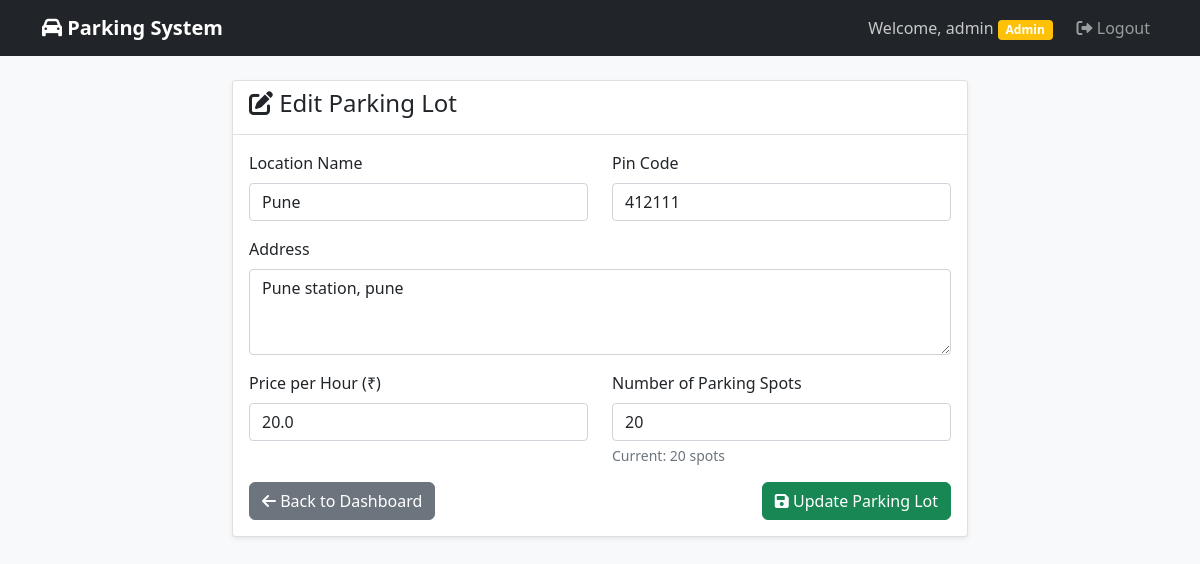
Page /admin/edit_lot/1 (signed in) on the committed database.
### models.py (models this page shows, shortened)
class User(UserMixin, db.Model):
    __tablename__ = 'users'
    id = db.Column(db.Integer, primary_key=True)
    username = db.Column(db.String(80), unique=True, nullable=False)
    email = db.Column(db.String(120), unique=True, nullable=False)
    password_hash = db.Column(db.String(128), nullable=False)
    phone = db.Column(db.String(15))
    is_admin = db.Column(db.Boolean, default=False)
    created_at = db.Column(db.DateTime, default=datetime.utcnow)
    reservations = db.relationship('Reservation', backref='user', lazy=True)

class ParkingLot(db.Model):
    __tablename__ = 'parking_lots'
    id = db.Column(db.Integer, primary_key=True)
    prime_location_name = db.Column(db.String(100), nullable=False)
    address = db.Column(db.Text, nullable=False)
    pin_code = db.Column(db.String(10), nullable=False)
    price_per_hour = db.Column(db.Float, nullable=False)
    maximum_number_of_spots = db.Column(db.Integer, nullable=False)
    created_at = db.Column(db.DateTime, default=datetime.utcnow)
    parking_spots = db.relationship('ParkingSpot', backref='parking_lot', lazy=True, cascade='all, delete-orphan')

### app.py (the view, shortened to what this page needs)
@app.route('/admin/edit_lot/<int:lot_id>', methods=['GET', 'POST'])
@login_required
def edit_lot(lot_id):
    if not current_user.is_admin:
        flash('Access denied', 'error')
        return redirect(url_for('user_dashboard'))
    lot = ParkingLot.query.get_or_404(lot_id)
    return render_template('admin/edit_lot.html', lot=lot)

### app.py (called while the page is built)
@login_manager.user_loader
def load_user(user_id):
    return User.query.get(int(user_id))

### templates/admin/edit_lot.html (shortened to what this page needs)
{% extends "base.html" %}
{% block content %}
<div class="row justify-content-center">
    <div class="col-md-8">
        <div class="card">
            <div class="card-header">
                <h4><i class="fas fa-edit"></i> Edit Parking Lot</h4>
            </div>
            <div class="card-body">
                <form method="POST">
                    <div class="row">
                        <div class="col-md-6">
                            <div class="mb-3">
                                <label for="prime_location_name" class="form-label">Location Name</label>
                                <input type="text" class="form-control" id="prime_location_name"
                                       name="prime_location_name" value="{{ lot.prime_location_name }}" required>
                            </div>
                        </div>
                        <div class="col-md-6">
                            <div class="mb-3">
                                <label for="pin_code" class="form-label">Pin Code</label>
                                <input type="text" class="form-control" id="pin_code"
                                       name="pin_code" value="{{ lot.pin_code }}" required>
                            </div>
                        </div>
                    </div>
                    <div class="mb-3">
                        <label for="address" class="form-label">Address</label>
                        <textarea class="form-control" id="address" name="address" rows="3" required>{{ lot.address }}</textarea>
                    </div>
                    <div class="row">
                        <div class="col-md-6">
                            <div class="mb-3">
                                <label for="price_per_hour" class="form-label">Price per Hour (₹)</label>
                                <input type="number" class="form-control" id="price_per_hour"
                                       name="price_per_hour" step="0.01" min="0"
                                       value="{{ lot.price_per_hour }}" required>
                            </div>
                        </div>
                        <div class="col-md-6">
                            <div class="mb-3">
                                <label for="maximum_number_of_spots" class="form-label">Number of Parking Spots</label>
                                <input type="number" class="form-control" id="maximum_number_of_spots"
                                       name="maximum_number_of_spots" min="1"
                                       value="{{ lot.maximum_number_of_spots }}" required>
                                <div class="form-text">Current: {{ lot.maximum_number_of_spots }} spots</div>
                            </div>
                        </div>
                    </div>
                    <div class="d-flex justify-content-between">
                        <a href="{{ url_for('admin_dashboard') }}" class="btn btn-secondary">
                            <i class="fas fa-arrow-left"></i> Back to Dashboard
                        </a>
                        <button type="submit" class="btn btn-success">
                            <i class="fas fa-save"></i> Update Parking Lot
                        </button>
                    </div>
                </form>
            </div>
        </div>
    </div>
</div>
{% endblock %}

### templates/base.html (shortened to what this page needs)
<!DOCTYPE html>
<html lang="en">
<head>
    <link href="https://cdn.jsdelivr.net/npm/bootstrap@5.1.3/dist/css/bootstrap.min.css" rel="stylesheet">
    <link href="https://cdnjs.cloudflare.com/ajax/libs/font-awesome/6.0.0/css/all.min.css" rel="stylesheet">
    <link href="{{ url_for('static', filename='css/style.css') }}" rel="stylesheet">
</head>
<body>
    <nav class="navbar navbar-expand-lg navbar-dark bg-dark">
        <div class="container">
            <a class="navbar-brand" href="{{ url_for('index') }}">
                <i class="fas fa-car"></i> Parking System
            </a>
            {% if current_user.is_authenticated %}
            <div class="navbar-nav ms-auto">
                <span class="navbar-text me-3">
                    Welcome, {{ current_user.username }}
                    {% if current_user.is_admin %}
                        <span class="badge bg-warning">Admin</span>
                    {% endif %}
                </span>
                <a class="nav-link" href="{{ url_for('logout') }}">
                    <i class="fas fa-sign-out-alt"></i> Logout
                </a>
            </div>
            {% endif %}
        </div>
    </nav>
    <main class="container mt-4">
        {% block content %}{% endblock %}
    </main>
</body>
</html>

### static/css/style.css (style rules this page uses)
body { background-color: #f8f9fa; }
.card { box-shadow: 0 0.125rem 0.25rem rgba(0, 0, 0, 0.075); border: 1px solid rgba(0, 0, 0, 0.125); }
.card-header { background-color: #fff; border-bottom: 1px solid rgba(0, 0, 0, 0.125); }
.navbar-brand { font-weight: bold; }
.badge { font-size: 0.75em; }
.btn { border-radius: 0.375rem; }
.navbar-text { color: rgba(255, 255, 255, 0.75) !important; }

### rows in the picture
User: username "admin"
ParkingLot: prime_location_name "Pune", pin_code "412111", address "Pune station, pune", price_per_hour "20.0", maximum_number_of_spots "20"
